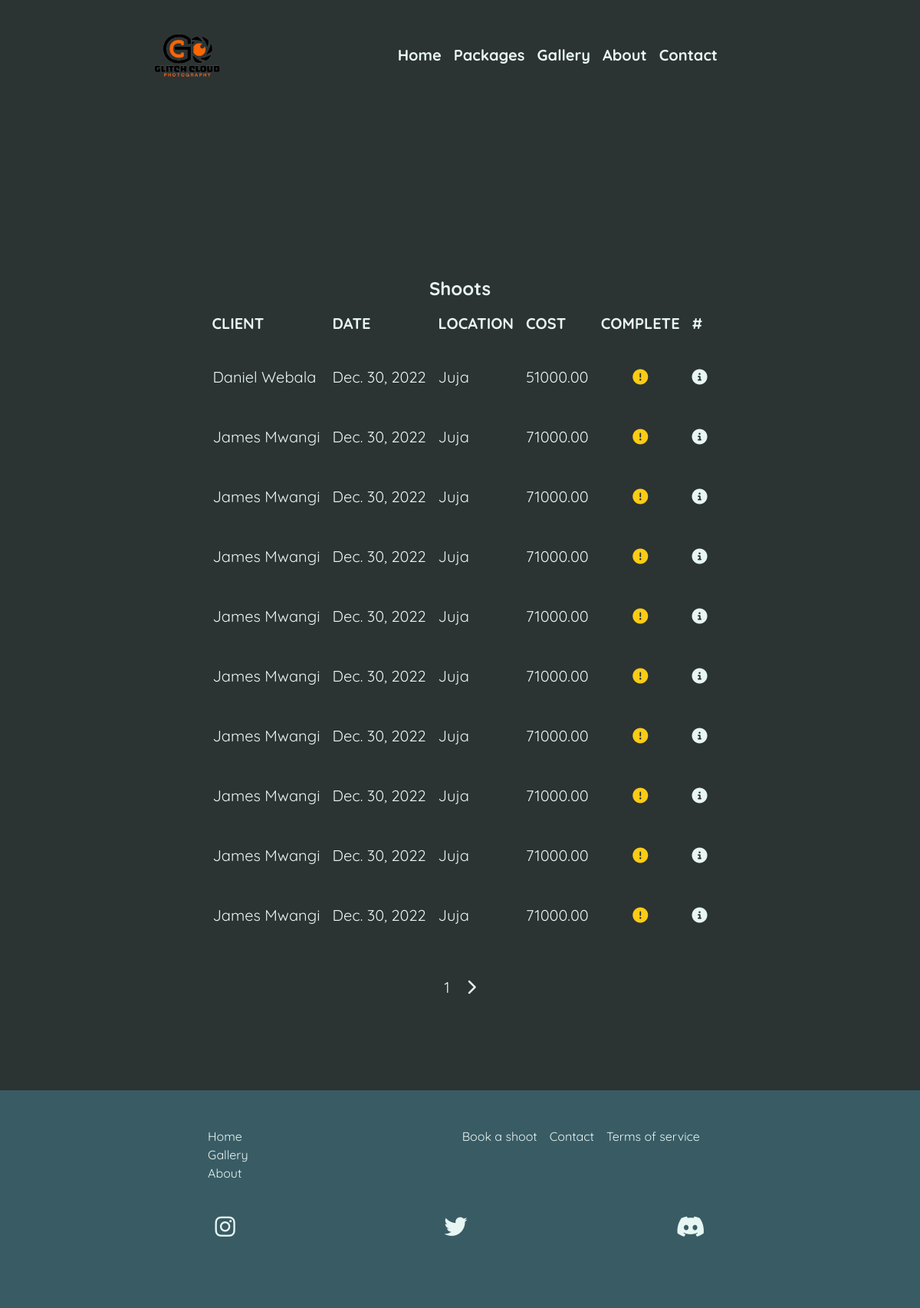
Before: /dashboard/shoots (signed in) with the older database file.
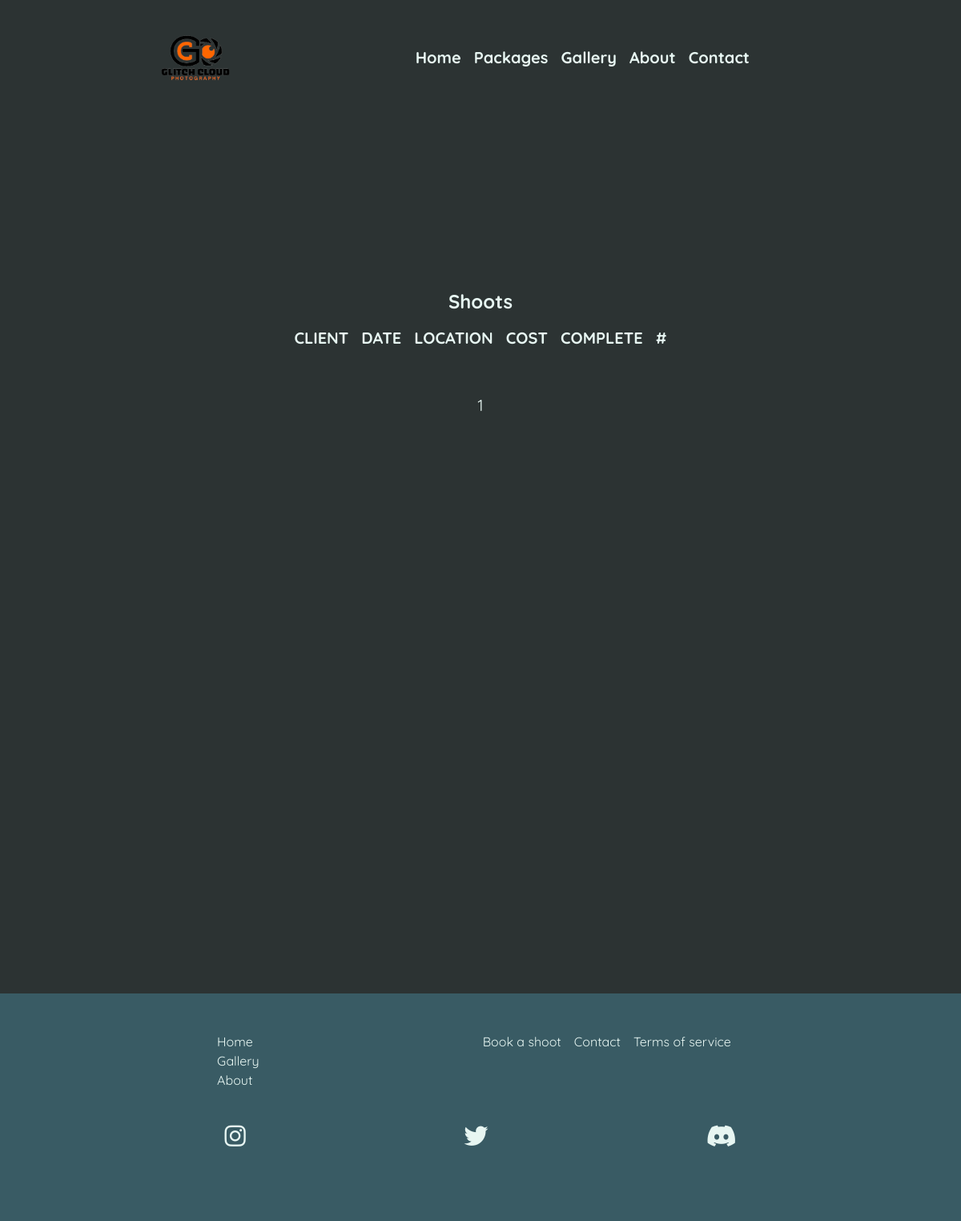
After: the same page with the newer database file.
### shop/models.py (models this page shows, shortened)
class Shoot(models.Model):
    client = models.ForeignKey(Client, on_delete=models.SET_NULL, null=True)
    date = models.DateField()
    location = models.CharField(max_length=25)
    description = models.CharField(max_length=300)
    booked = models.BooleanField(default=False)
    cost = models.DecimalField(max_digits=7, decimal_places=2, default=0.00)
    complete = models.BooleanField(default=False)
    booked_services = models.ManyToManyField(BookedService)

class Client(models.Model):
    first_name = models.CharField(max_length=20)
    last_name = models.CharField(max_length=20)
    phone = models.CharField(max_length=12)
    email = models.EmailField()
    def __str__(self):
        return self.first_name + ' ' + self.last_name

### dashboard/views.py (the view)
# urls.py: path("shoots", ShootsList.as_view(), name="shoots-list"),
class ShootsList(LoginRequiredMixin, ListView):
    model = Shoot
    template_name: str = "shoots.html"
    context_object_name: str = "shoots"
    paginate_by: int = 10

### dashboard/templates/shoots.html
{% extends 'base.html' %}
{% block content %}
<section class="shoots min-h-screen">
    <div class="shoots text-xl flex flex-col items-center mt-10">
        <div class="flex justify-start">
            <h1 class="font-bold text-2xl">Shoots</h1>
        </div>
        <table class="table-auto">
            <thead class="uppercase text-left">
                <tr>
                    <th class="py-3 px-2 md:px-10">Client</th>
                    <th class="py-3 px-2 md:px-10">Date</th>
                    <th class="py-3 px-2 md:px-10">Location</th>
                    <th class="py-3 px-2 md:px-10">Cost</th>
                    <th class="py-3 px-2 md:px-10">Complete</th>
                    <th class="py-3 px-2 md:px-10">#</th>
                </tr>
            </thead>
            <tbody>
                {% for shoot in shoots %}
                <tr
                    class="border-2 border-backgroundPrimary {% if shoot.booked %} text-green-700 {% else %} text-textPrimary {% endif %}">
                    <td class="py-4 px-2 md:px-10 ">
                        {{shoot.client}}
                    </td>
                    <td class="py-4 px-2 md:px-10 ">
                        {{shoot.date}}
                    </td>
                    <td class="py-4 px-2 md:px-10 ">
                        {{shoot.location}}
                    </td>
                    <td class="py-4 px-2 md:px-10 ">
                        {{shoot.cost}}
                    </td>
                    <td class="py-4 px-2 md:px-10 text-center">
                        {% if shoot.complete %}
                        <i class="fa-solid fa-thumbs-up text-xl text-green-500"></i>
                        {% else %}
                        {% if shoot.booked %}
                        <i class="fa-solid fa-spinner text-xl animate-spin"></i>
                        {% else %}
                        <i class="fa-solid fa-circle-exclamation text-xl text-yellow-400"></i>
                        {% endif %}
                        {% endif %}
                    </td>
                    <td class="py-4 px-2 md:px-10 text-center">
                        <a href="/dashboard/shoot/{{shoot.id}}">
                            <i class="fa-solid fa-circle-info"></i>
                        </a>
                    </td>
                </tr>
                {% endfor %}
            </tbody>
        </table>
        {% include 'paginator.html' %}
    </div>
</section>
{% endblock %}

Changed rows visible on the page:
removed Shoot: client "Daniel Webala", date "Dec. 30, 2022", location "Juja", cost "51000.00", complete False (drawn)
removed Shoot: client "James Mwangi", date "Dec. 30, 2022", location "Juja", cost "71000.00", complete False (drawn)
removed Shoot: client "James Mwangi", date "Dec. 30, 2022", location "Juja", cost "71000.00", complete False (drawn)
removed Shoot: client "James Mwangi", date "Dec. 30, 2022", location "Juja", cost "71000.00", complete False (drawn)
removed Shoot: client "James Mwangi", date "Dec. 30, 2022", location "Juja", cost "71000.00", complete False (drawn)
removed Shoot: client "James Mwangi", date "Dec. 30, 2022", location "Juja", cost "71000.00", complete False (drawn)
removed Shoot: client "James Mwangi", date "Dec. 30, 2022", location "Juja", cost "71000.00", complete False (drawn)
removed Shoot: client "James Mwangi", date "Dec. 30, 2022", location "Juja", cost "71000.00", complete False (drawn)
removed Shoot: client "James Mwangi", date "Dec. 30, 2022", location "Juja", cost "71000.00", complete False (drawn)
removed Shoot: client "James Mwangi", date "Dec. 30, 2022", location "Juja", cost "71000.00", complete False (drawn)
